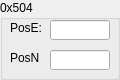
    <widget class="QGroupBox" name="groupBox504" >
     <property name="geometry" >
      <rect>
       <x>390</x>
       <y>270</y>
       <width>120</width>
       <height>80</height>
      </rect>
     </property>
     <property name="title" >
      <string>0x504</string>
     </property>
     <widget class="QLineEdit" name="PosE" >
      <property name="geometry" >
       <rect>
        <x>50</x>
        <y>20</y>
        <width>60</width>
        <height>20</height>
       </rect>
      </property>
      <property name="text" >
       <string/>
      </property>
      <property name="readOnly" >
       <bool>true</bool>
      </property>
     </widget>
     <widget class="QLabel" name="label_58" >
      <property name="geometry" >
       <rect>
        <x>10</x>
        <y>20</y>
        <width>50</width>
        <height>16</height>
       </rect>
      </property>
      <property name="text" >
       <string>PosE:</string>
      </property>
     </widget>
     <widget class="QLabel" name="label_60" >
      <property name="geometry" >
       <rect>
        <x>10</x>
        <y>50</y>
        <width>30</width>
        <height>16</height>
       </rect>
      </property>
      <property name="text" >
       <string>PosN:</string>
      </property>
     </widget>
     <widget class="QLineEdit" name="PosN" >
      <property name="geometry" >
       <rect>
        <x>50</x>
        <y>50</y>
        <width>60</width>
        <height>20</height>
       </rect>
      </property>
      <property name="readOnly" >
       <bool>true</bool>
      </property>
     </widget>
    </widget>
